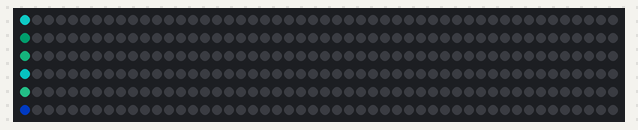
The sketch below on a simulated Arduino Uno, built with avr-gcc and run on an emulated ATmega328P. On the bench: 300 RGB LEDs in strip order, left to right, continuing on the next row. Dim RGB values are drawn brighter than linear; random numbers use the default seed unless the sketch sets one.

Above: at 0.18 s.
At 4.62 s:
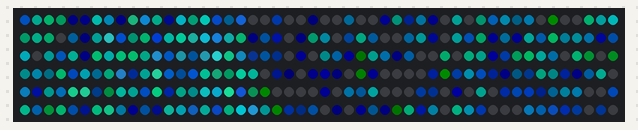
At 9.69 s:
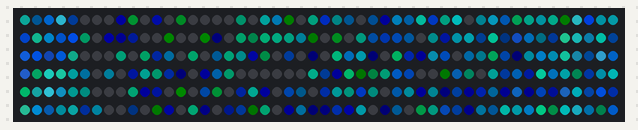
At 19.84 s:
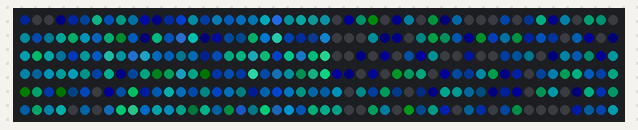
At 29.35 s:
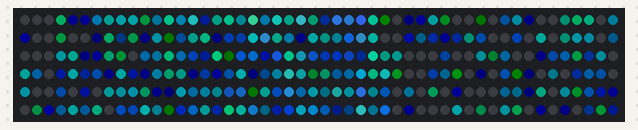
At 39.49 s:
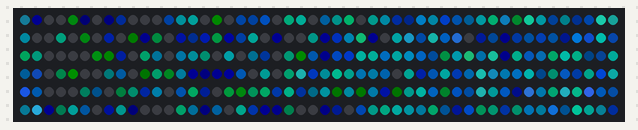

The sketch:

lighthouse-saturn.ino
```cpp
/*
               .                .                                 .
           *                 *                                   *
       .                 .                 .                 .
  *                  *                  *       *          *
          .                 .                 .                 .
    .                .                .                .
             +               +               +               +
       g"y----____                              .                .
       HmH--__    ~~~~----____              *                 *
      ,%%%.   ~~--__          ~~~~----____                .
      JMMML         ~~--__                ~~~~----____
      |%%%|       .       ~~--__                      ~~~~----____
     ,MMMMM. *                  *~--__                            ~~~~-
     |%%%%%|         .                ~~--__
     AMMMMMA   .                .           ~~--__
  ___MMM^MMM            +                         ~~--__
              `\AwAwAwAwAwAwAwAwAwAwAwAwAwAwAwAwAwAwAwAw^v^v^v^v^v^v^v^

 * "The lighthouse" - Saturn LED Patch
 * 24/03/18 @ Nida, Lithuania
 *
 */

#include <FastLED.h>

#define NUM_LEDS 300
#define DATA_PIN 5

#define STORM_COUNT 6
#define STORM_SPEED 24
#define STORM_FADE_AMOUNT 6

#define BRIGHTNESS_MIN 70
#define BRIGHTNESS_MAX 255

#define SATURATION_MIN 150
#define SATURATION_MAX 255

#define COLOR_RANGE 10
#define CHANGE_COLOR_ROTATIONS 4

CRGBArray<NUM_LEDS> leds;

int COLORS[] = {
  140,
  32
};

int rotationIndex;
int currentColorIndex;
int stormStartPixelIndex[STORM_COUNT];

int color;
int saturation;
int brightness;

void setup() {
  FastLED.addLeds<WS2812B, DATA_PIN, GRB>(leds, NUM_LEDS);

  // Set initial values
  currentColorIndex = 0;
  rotationIndex = 0;

  for (int i = 0; i < STORM_COUNT; i += 1) {
    stormStartPixelIndex[i] = i * (NUM_LEDS / STORM_COUNT);
  }

  // Reset
  fill_solid(leds, NUM_LEDS, CRGB::Black);
  FastLED.show();
}

void loop() {
  for (int i = 0; i < STORM_COUNT; i += 1) {
    int index = stormStartPixelIndex[i];
    int currentColor = COLORS[currentColorIndex];

    color = random8(currentColor - COLOR_RANGE, currentColor + COLOR_RANGE);
    saturation = random8(SATURATION_MIN, SATURATION_MAX);
    brightness = random(BRIGHTNESS_MIN, BRIGHTNESS_MAX);

    // Draw rotating fields
    leds(index, index) = CHSV(color, saturation, brightness);

    stormStartPixelIndex[i] += 1;

    if (index >= NUM_LEDS) {
      stormStartPixelIndex[i] = 0;

      // Did the first storm reach its end?
      if (i == 0) {
        rotationIndex += 1;

        // Is it time to change the color?
        if (rotationIndex >= CHANGE_COLOR_ROTATIONS) {
          currentColorIndex += 1;
          rotationIndex = 0;

          if (currentColorIndex >= (sizeof(COLORS) / sizeof(int))) {
            currentColorIndex = 0;
          }
        }
      }
    }
  }

  leds.fadeToBlackBy(STORM_FADE_AMOUNT);

  // Update LEDs
  FastLED.delay(STORM_SPEED);
  FastLED.show();
}
```
